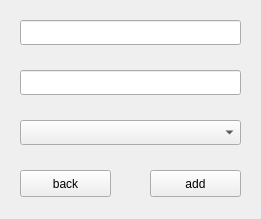
<?xml version="1.0" encoding="UTF-8"?>
<ui version="4.0">
 <class>Book_Form</class>
 <widget class="QWidget" name="Book_Form">
  <property name="geometry">
   <rect>
    <x>0</x>
    <y>0</y>
    <width>261</width>
    <height>219</height>
   </rect>
  </property>
  <property name="windowTitle">
   <string>Form</string>
  </property>
  <widget class="QLineEdit" name="lineEdit_2">
   <property name="geometry">
    <rect>
     <x>20</x>
     <y>70</y>
     <width>221</width>
     <height>25</height>
    </rect>
   </property>
  </widget>
  <widget class="QPushButton" name="pushButton">
   <property name="geometry">
    <rect>
     <x>20</x>
     <y>170</y>
     <width>91</width>
     <height>27</height>
    </rect>
   </property>
   <property name="text">
    <string>back</string>
   </property>
  </widget>
  <widget class="QLineEdit" name="lineEdit">
   <property name="geometry">
    <rect>
     <x>20</x>
     <y>20</y>
     <width>221</width>
     <height>25</height>
    </rect>
   </property>
  </widget>
  <widget class="QPushButton" name="pushButton_2">
   <property name="geometry">
    <rect>
     <x>150</x>
     <y>170</y>
     <width>91</width>
     <height>27</height>
    </rect>
   </property>
   <property name="text">
    <string>add</string>
   </property>
  </widget>
  <widget class="QComboBox" name="comboBox">
   <property name="geometry">
    <rect>
     <x>20</x>
     <y>120</y>
     <width>221</width>
     <height>25</height>
    </rect>
   </property>
  </widget>
 </widget>
 <resources/>
 <connections/>
</ui>
